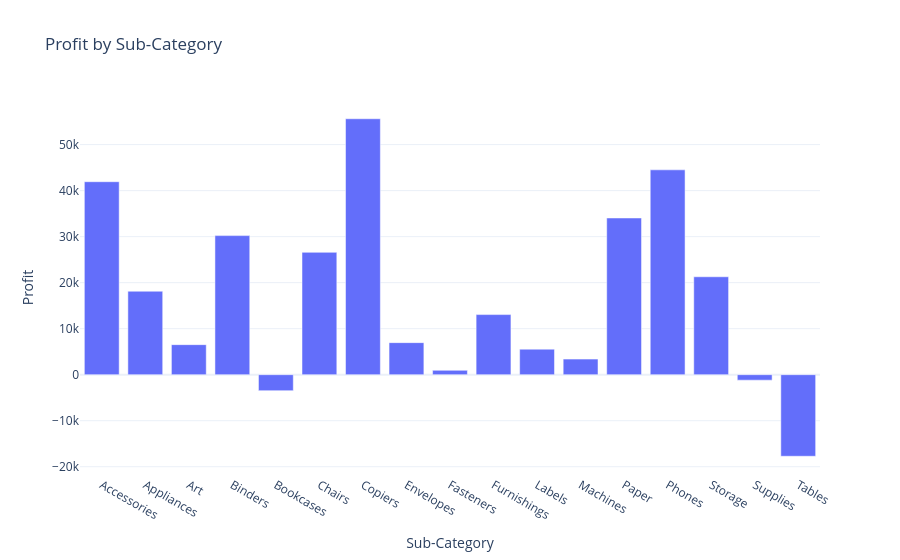

Notebook cell for this chart:
### Code cell
fig =px.bar(profit_by_subcategory,
            x='Sub-Category',
            y='Profit',
            title='Profit by Sub-Category')
fig.show()

### Figure 1 — Plotly figure (JSON) as saved in the notebook; plotly's stock layout.template omitted (floating-point values rounded to 4 significant figures)
{"data": [{"alignmentgroup": "True", "hovertemplate": "Sub-Category=%{x}<br>Profit=%{y}<extra></extra>", "legendgroup": "", "marker": {"color": "#636efa", "pattern": {"shape": ""}}, "name": "", "offsetgroup": "", "orientation": "v", "showlegend": false, "textposition": "auto", "type": "bar", "x": ["Accessories", "Appliances", "Art", "Binders", "Bookcases", "Chairs", "Copiers", "Envelopes", "Fasteners", "Furnishings", "Labels", "Machines", "Paper", "Phones", "Storage", "Supplies", "Tables"], "xaxis": "x", "y": [41940.0, 18140.0, 6528.0, 30220.0, -3473.0, 26590.0, 55620.0, 6964.0, 949.5, 13060.0, 5546.0, 3385.0, 34050.0, 44520.0, 21280.0, -1189.0, -17730.0], "yaxis": "y"}], "layout": {"autosize": true, "barmode": "relative", "legend": {"tracegroupgap": 0}, "title": {"text": "Profit by Sub-Category"}, "xaxis": {"anchor": "y", "autorange": true, "domain": [0, 1], "range": [-0.5, 16.5], "title": {"text": "Sub-Category"}, "type": "category"}, "yaxis": {"anchor": "x", "autorange": true, "domain": [0, 1], "range": [-21800.0, 59690.0], "title": {"text": "Profit"}, "type": "linear"}}}
